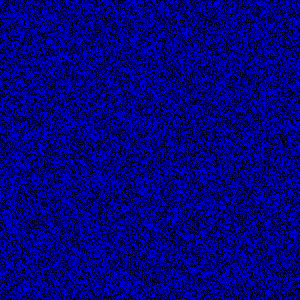
Frame 1 (no input)
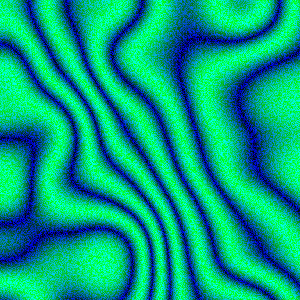
Frame 60 (the mouse pressed at the canvas centre just before this capture)
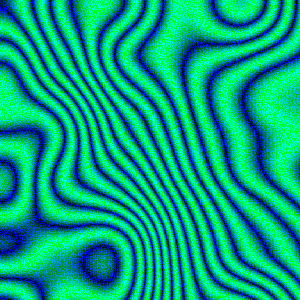
Frame 120 (the mouse held since frame 60 and released just before this capture)

The Processing sketch that drew these frames (run headless with seeded random() and noise(); from frame 60 on, the mouse is pressed at the canvas centre):

// Processing sketch: plasma-waves
// ── plasma-waves.pde
float scale=0.002;
int t = 0;
int period = 2000;
float[][] noise_table;

void setup() {
    size(300, 300);
    noise_table = new float[width][height];
    for (int x = 0; x < width; x++) {
        for (int y = 0; y < height; y++) {
            noise_table[x][y] = noise(x*scale, y*scale);
        }
    }
}

void draw() {
    int f = t % period;
    loadPixels();
    for (int x = 0; x < width; x++) {
        for (int y = 0; y < height; y++) {
            pixels[y*width+x]=color(0, 255*abs(sin(noise_table[x][y]*f)), random(255));
        }
    }
    updatePixels();
    t++;
}
